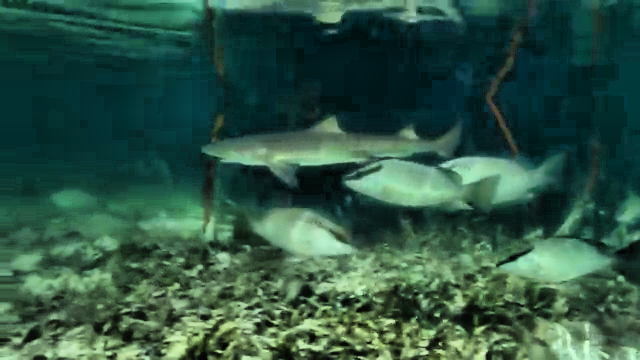
%> input picture Aapmcm24210340fj/classified/Light/enhanced_10488.png, 640 x 360 px; its folder holds only this picture in this run
$ octave Light.m   (GNU Octave 9; MATLAB toolbox functions it lacks are replaced by stand-ins)
%> lines starting %> are read from the running program, lines starting %| are printed output that depends on the picture
%% Step 1:

folderPath = "D:\Desktop\classified\Light";
resultFilePath = '2.xlsx';


files_jpg = dir(fullfile(folderPath, '*.jpg'));
files_png = dir(fullfile(folderPath, '*.png'));
files = [files_jpg; files_png];
numImages = length(files);


results = cell(numImages, 7);
results(:, 1) = {files.name};

%% Step 2:
for i = 1:numImages
    fprintf('Processing image %s\n', files(i).name);
    imagePath = fullfile(files(i).folder, files(i).name);
    img = imread(imagePath);
%> img is the input picture: size 360x640x3 uint8; mean R, G, B 46.3, 85, 67.9


    img = im2double(img);
%> img: size 360x640x3 double
    reference = 0.5 * ones(size(img));


    psnr_before = calculatePSNR(img, reference);
%> in calculatePSNR, `mse = mean((original - reference).^2, 'all');`: mse = 0.096
%> in calculatePSNR, `psnr_value = 10 * log10((maxVal^2) / mse);`: psnr_value = 10.18
%> psnr_before = 10.18
    uciqe_before = calculateUCIQE(img);
%> in calculateUCIQE, `chroma = sqrt(A.^2 + B.^2);`:
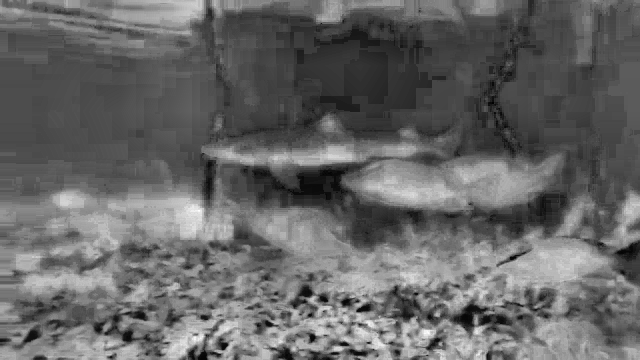
%> chroma: size 360x640 double; min 0.00124, max 48.21, mean 19.4; drawn with min black and max white
%> in calculateUCIQE, `uciqe_value = std(chroma(:)) + std(L(:)) + mean(L(:)) / (mean(chroma(:..`: uciqe_value = 31.01
%> uciqe_before = 31.01
    uiqm_before = calculateUIQM(img);
%> in calculateUIQM, `H = imgHSV(:,:,1);`:
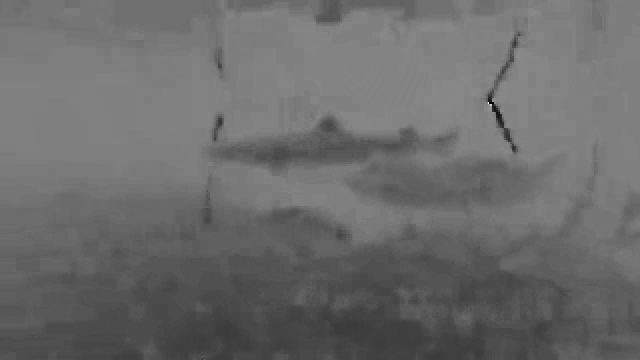
%> H: size 360x640 double; min 0, max 0.952, mean 0.422
%> in calculateUIQM, `S = imgHSV(:,:,2);`:
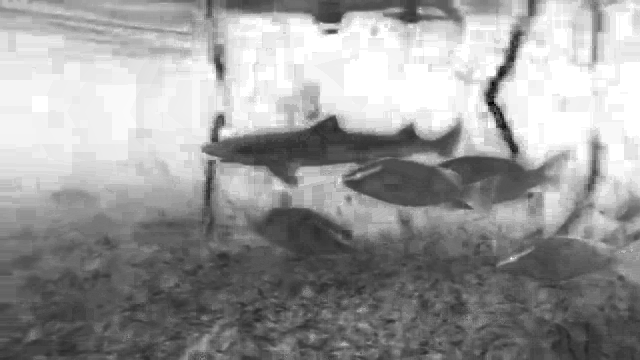
%> S: size 360x640 double; min 0, max 1, mean 0.604
%> in calculateUIQM, `uiqm_value = 0.5 * std(H(:)) + 0.25 * std(S(:)) + 0.25 * mean(V(:));`: uiqm_value = 0.193
%> uiqm_before = 0.193


    enhancedImg = enhanceBrightness(img);
%> in enhanceBrightness, `enhancedImg = hsv2rgb(imgHSV);`:
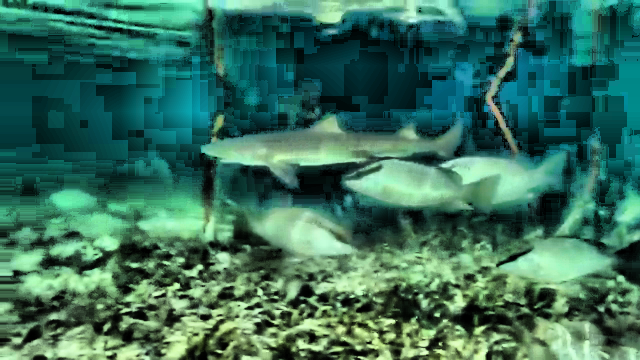
%> enhancedImg: size 360x640x3 double; mean R, G, B 0.221, 0.44, 0.362


    psnr_after = calculatePSNR(enhancedImg, reference);
%> psnr_after = 10.67
    uciqe_after = calculateUCIQE(enhancedImg);
%> in calculateUCIQE (call 2), `A = imgLab(:,:,2);`:
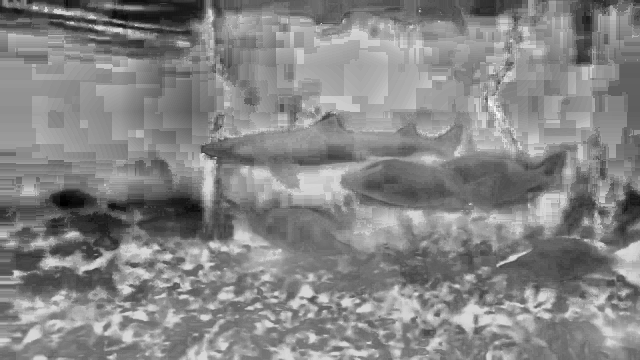
%> A: size 360x640 double; min -54.58, max 9.63, mean -20.9; drawn with min black and max white
%> in calculateUCIQE (call 2), `B = imgLab(:,:,3);`:
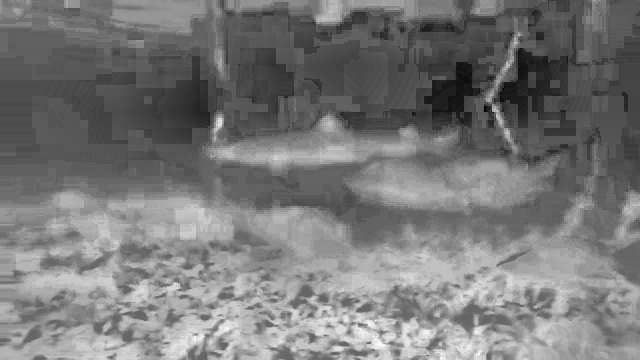
%> B: size 360x640 double; min -27.96, max 42.35, mean 5.3; drawn with min black and max white
%> in calculateUCIQE (call 2), `chroma = sqrt(A.^2 + B.^2);`:
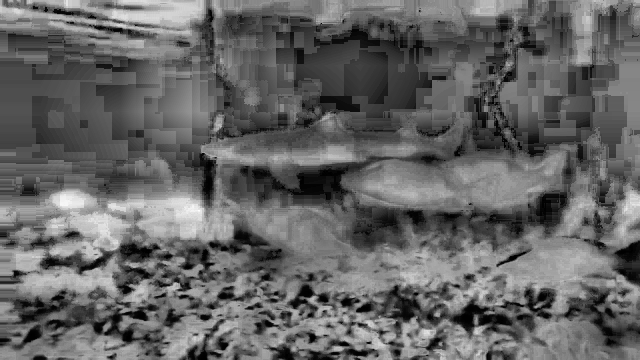
%> chroma: size 360x640 double; min 0, max 60.6, mean 24.1; drawn with min black and max white
%> in calculateUCIQE (call 2), `uciqe_value = std(chroma(:)) + std(L(:)) + mean(L(:)) / (mean(chroma(:..`: uciqe_value = 37.6
%> uciqe_after = 37.6
    uiqm_after = calculateUIQM(enhancedImg);
%> uiqm_after = 0.22


    results{i, 2} = psnr_before;
    results{i, 3} = uciqe_before;
    results{i, 4} = uiqm_before;
    results{i, 5} = psnr_after;
    results{i, 6} = uciqe_after;
    results{i, 7} = uiqm_after;


    [~, name, ext] = fileparts(files(i).name);
    enhancedImagePath = fullfile(folderPath, ['enhanced_' name ext]);
    imwrite(uint8(enhancedImg * 255), enhancedImagePath);


    fprintf('Processed %d of %d images.\n', i, numImages);
end


writeResultsToExcel(results, resultFilePath);
fprintf('All images are processed and the results are saved to %s\n', resultFilePath);

%% Step 3:

function enhancedImg = enhanceBrightness(img)
    imgHSV = rgb2hsv(img);
    V = imgHSV(:,:,3);


    V = adapthisteq(V, 'ClipLimit', 0.02, 'NumTiles', [8 8]);


    imgHSV(:,:,3) = V;
    enhancedImg = hsv2rgb(imgHSV);

end


%% Step 4:

function psnr_value = calculatePSNR(original, reference)
    mse = mean((original - reference).^2, 'all');
    if mse == 0
        psnr_value = Inf;
    else
        maxVal = 1;
        psnr_value = 10 * log10((maxVal^2) / mse);
    end
end


function uciqe_value = calculateUCIQE(img)
    imgLab = rgb2lab(img);
    L = imgLab(:,:,1);
    A = imgLab(:,:,2);
    B = imgLab(:,:,3);
    chroma = sqrt(A.^2 + B.^2);


    uciqe_value = std(chroma(:)) + std(L(:)) + mean(L(:)) / (mean(chroma(:)) + 1e-6);
end


function uiqm_value = calculateUIQM(img)
    imgHSV = rgb2hsv(img);
    H = imgHSV(:,:,1);
    S = imgHSV(:,:,2);
    V = imgHSV(:,:,3);


    uiqm_value = 0.5 * std(H(:)) + 0.25 * std(S(:)) + 0.25 * mean(V(:));
end

%% Step 5:
function writeResultsToExcel(results, resultFilePath)

    T = table(results(:, 1), results(:, 2), results(:, 3), results(:, 4), ...
              results(:, 5), results(:, 6), results(:, 7), ...
              'VariableNames', {'FileName', 'PSNR', 'UCIQE', 'UIQM', 'PSNR-IM', 'UCIQE-IM', 'UIQM-IM'});


    writetable(T, resultFilePath);
end

$ run again, on Aapmcm24210340fj/classified/Light/enhanced_12299.png
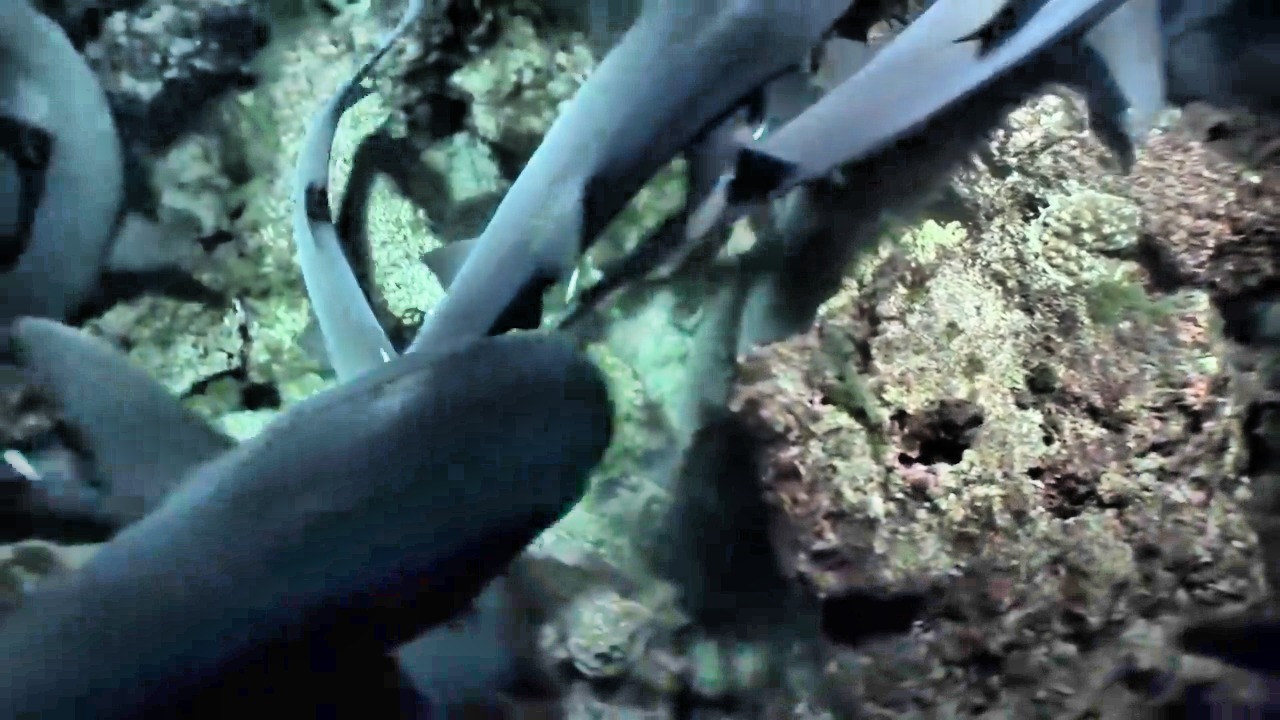
%> input picture Aapmcm24210340fj/classified/Light/enhanced_12299.png, 1280 x 720 px
%> img is the input picture: size 720x1280x3 uint8; mean R, G, B 75.8, 92.7, 94.8
%> img: size 720x1280x3 double
%> mse = 0.0783
%> psnr_value = 11.06
%> imgLab: size 720x1280x3 double; mean of channels 1, 2, 3 36.9, -5.1, -3.4
%> uciqe_value = 34.78
%> in calculateUIQM, `V = imgHSV(:,:,3);`:
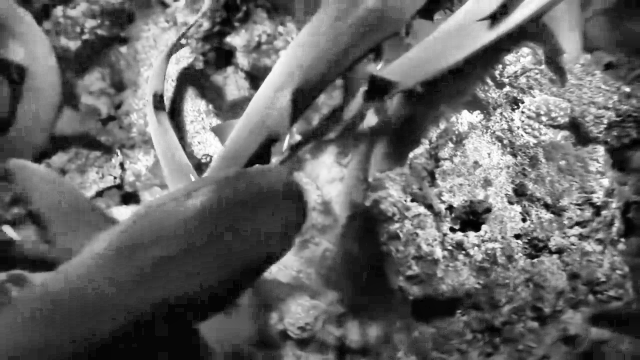
%> V: size 720x1280 double (shown at 1/2 size); min 0, max 1, mean 0.39
%> uiqm_value = 0.251
%> psnr_after = 11.17
%> imgLab: size 720x1280x3 double; mean of channels 1, 2, 3 44.6, -5.6, -5
%> in calculateUCIQE (call 2), `chroma = sqrt(A.^2 + B.^2);`:
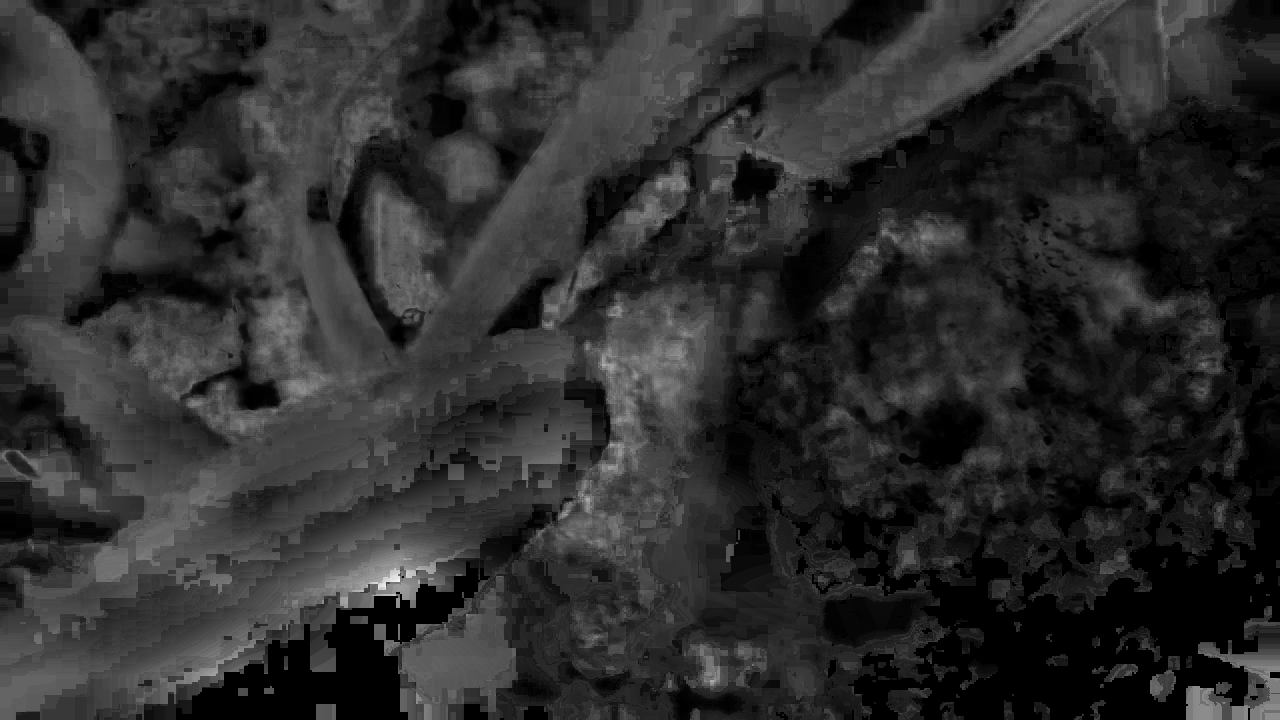
%> chroma: size 720x1280 double; min 0, max 67.42, mean 12; drawn with min black and max white
%> uciqe_value = 39.07
%> uiqm_after = 0.273

$ run again, on Aapmcm24210340fj/classified/Light/enhanced_12324.png
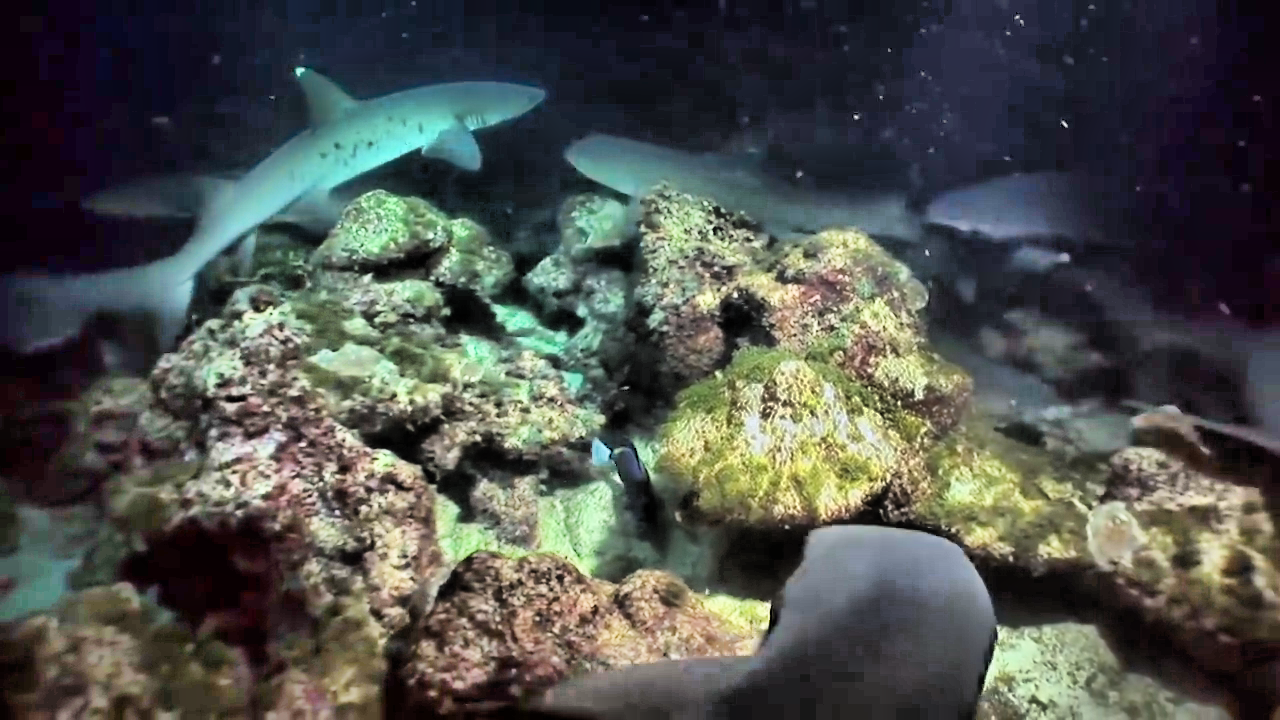
%> input picture Aapmcm24210340fj/classified/Light/enhanced_12324.png, 1280 x 720 px
%> img is the input picture: size 720x1280x3 uint8; mean R, G, B 77.6, 80.8, 76.2
%> img: size 720x1280x3 double
%> mse = 0.0931
%> psnr_value = 10.31
%> imgLab: size 720x1280x3 double; mean of channels 1, 2, 3 32.7, -1.3, 1.8
%> uciqe_value = 37.27
%> in calculateUIQM, `V = imgHSV(:,:,3);`:
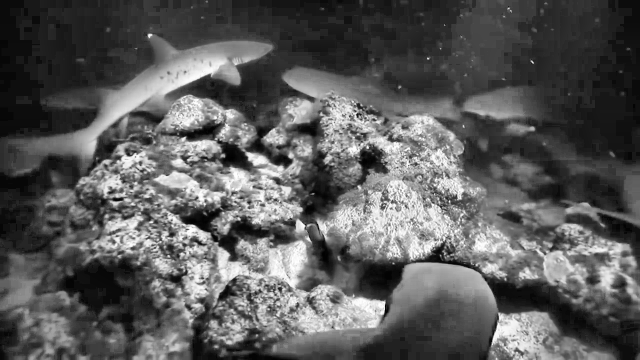
%> V: size 720x1280 double (shown at 1/2 size); min 0, max 1, mean 0.354
%> uiqm_value = 0.28
%> psnr_after = 11.1
%> imgLab: size 720x1280x3 double; mean of channels 1, 2, 3 40.6, 0.4, -0.6
%> in calculateUCIQE (call 2), `chroma = sqrt(A.^2 + B.^2);`:
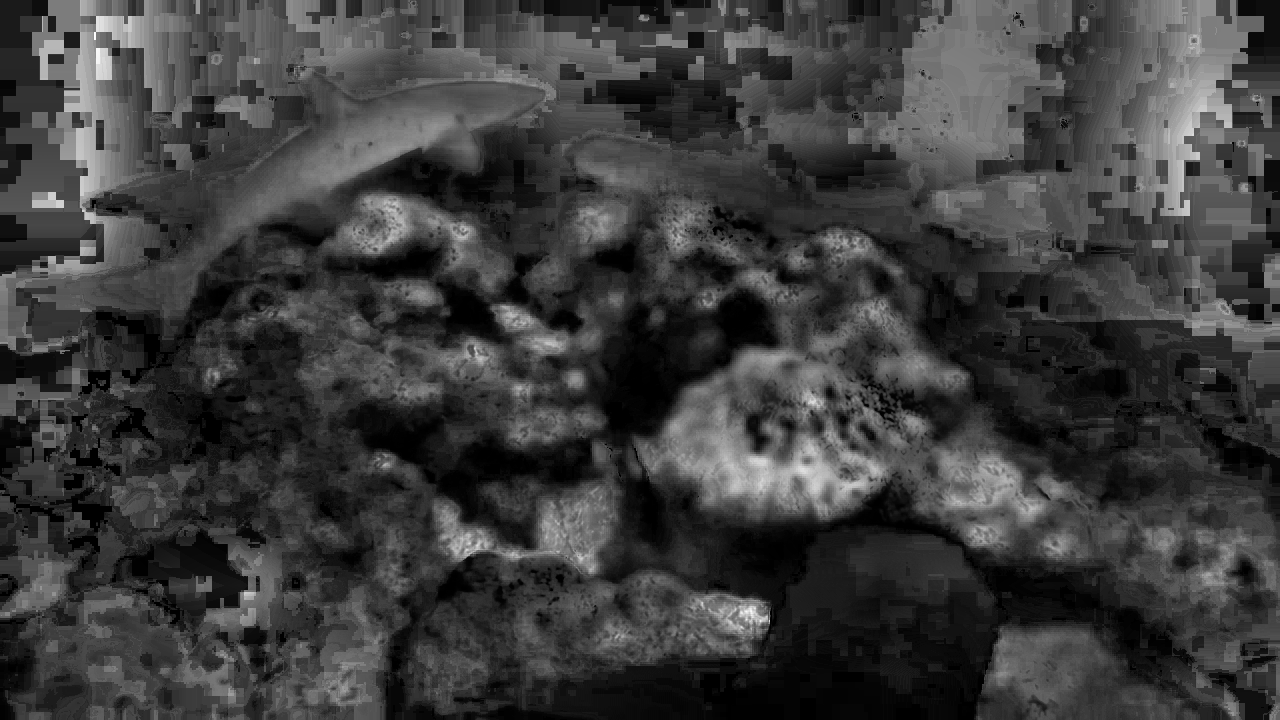
%> chroma: size 720x1280 double; min 0, max 68.29, mean 16.3; drawn with min black and max white
%> uciqe_value = 40.3
%> uiqm_after = 0.304
